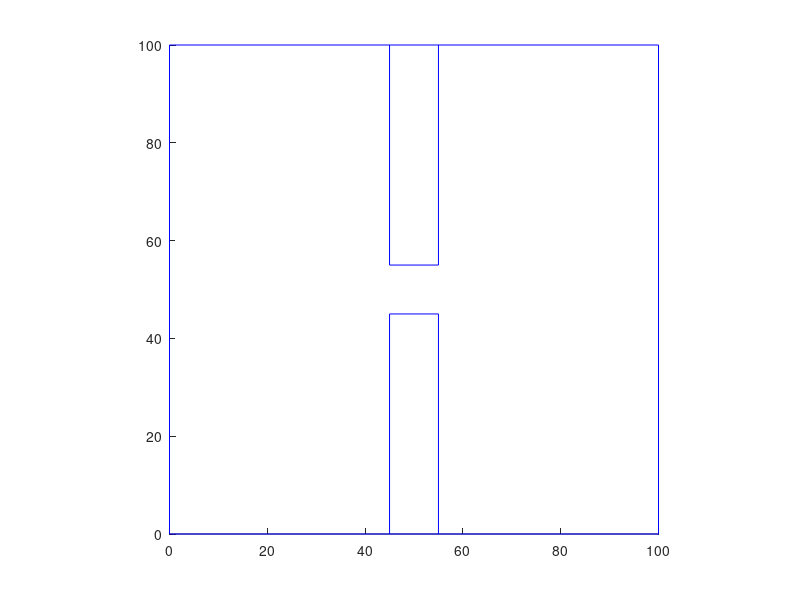

MATLAB code to generate this figure: (Note: this script raises an error after producing the figure.)
%% Needle Type 3. non ideal curved Needle
structNeedleGeometry = struct('straightL',0,'kinkAngle', 0, 'radius',10,'arc',pi);

%% set initial and goal transformation matrix
% initial configuration
needle_tip_pos_init.position = [30;20;0]; % the initial need tip position wrt spatial frame
%     needle_tip_pos_init.direction = 0;

initialTransMatFrmNeedleToTissue.rot = [1 0 0;0 1 0;0 0 1]; % the initial need frame orientation
initialTransMatFrmNeedleToTissue.trans = needle_tip_pos_init.position - initialTransMatFrmNeedleToTissue.rot...
                                * structNeedleGeometry.radius * [1 0 0]';
initial = initialTransMatFrmNeedleToTissue.trans ;
% goal configuration
needle_tip_pose_goal.position = [80;80;0];
%     needle_tip_pose_goal.direction = 0;
goalTransMatFrmNeedleToTissue.rot = [1 0 0;0 1 0;0 0 1];
goalTransMatFrmNeedleToTissue.trans = needle_tip_pose_goal.position - goalTransMatFrmNeedleToTissue.rot...
                                * structNeedleGeometry.radius * [1 0 0]';
goal = goalTransMatFrmNeedleToTissue.trans;

%%
clf;
axis([0 100 0 100]);
axis square;
% Parameters
tissue = [0  0  100 100 0; 0 100 100 0 0];
wall_top = [45 45 55 55;100 55 55 100];
wall_bottom = [45 45 55 55;0 45 45 0];
% Plot the box.
line(tissue(1,:),tissue(2,:),'color','blue');
line(wall_top(1,:),wall_top(2,:),'color','blue');
line(wall_bottom(1,:),wall_bottom(2,:),'color','blue');
hold on;

%% map info
mapUpBound = horzcat([0; 100; 0]', [100; 100; 0]');
mapLeftBound = horzcat([0; 0; 0]', [0; 100; 0]');
mapBottomBound = horzcat([0; 0; 0]', [100; 0; 0]');
mapRightBound = horzcat([100; 0; 0]', [100; 100; 0]');

% define the boundry of the objects
% top wall
topWallRight = horzcat([45; 55; 0]', [45; 100; 0]');
topWallLeft = horzcat([55; 55; 0]', [55; 100; 0]');
topWallBottom = horzcat([45; 55; 0]', [55; 55; 0]');
% bottom wall
downWallRight = horzcat([45; 0; 0]', [45; 45; 0]');
downWallLeft = horzcat([55; 0; 0]', [55; 45; 0]');
downWallBottom = horzcat([45; 45; 0]', [55; 45; 0]');

% push back to map_info array
map_info = [];
map_info = [map_info; mapUpBound];
map_info = [map_info; mapLeftBound];
map_info = [map_info; mapBottomBound];
map_info = [map_info; mapRightBound];
map_info = [map_info; topWallRight];
map_info = [map_info; topWallLeft];
map_info = [map_info; topWallBottom];
map_info = [map_info; downWallRight];
map_info = [map_info; downWallLeft];
map_info = [map_info; downWallBottom];
%% testing starts
sample_node = [50;42;0];
h = circleDrawing(sample_node(1),sample_node(2),structNeedleGeometry.radius,-pi/2 ,pi/2)
collision_check = checkCollision(map_info(10,:), sample_node);

